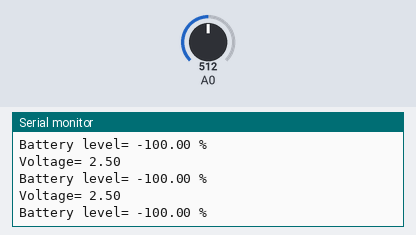
The sketch below on a simulated Arduino Uno, built with avr-gcc and run on an emulated ATmega328P. Parts: the last lines printed to the serial monitor. Inputs (shaded band) come from the test bench; at power-on: A0 = 512.

Above: at 1.3 s.
1.4 s: A0 set to 716
At 1.82 s:
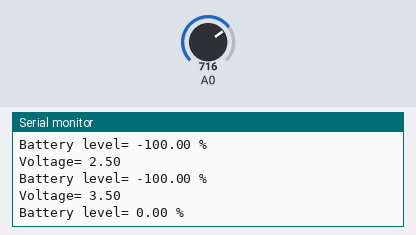
2.9 s: A0 set to 900
At 3.32 s:
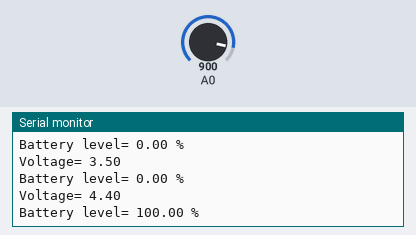
Timing chart, 0 to 5.9 s (numbered marks = the images above; inputs shaded):
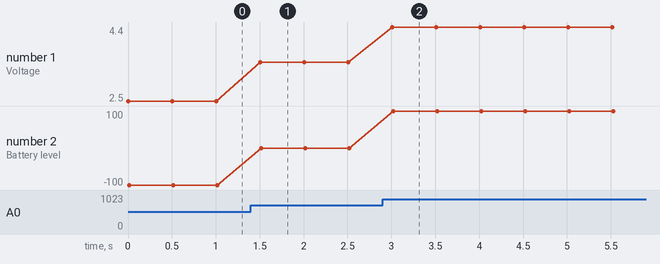

The sketch:

Battery.ino
```cpp
int value = 0;
float voltage;
float perc;

void setup(){
  Serial.begin(9600);
}

void loop(){
  value = analogRead(A0);
  voltage = value * 5.0/1023;
  perc = map(voltage, 3.6, 4.2, 0, 100);
  Serial.print("Voltage= ");
  Serial.println(voltage);
  Serial.print("Battery level= ");
  Serial.print(perc);
  Serial.println(" %");
  delay(500);
}
```

Measured:
- after the input at 1.4 s, the serial monitor: prints a new line after 0.10 s (image 1)
- after the input at 2.9 s, the serial monitor: prints a new line after 0.11 s (image 2)
- plotted number 1: 2.5 → 3.5 after the input at 1.4 s, 3.5 → 4.4 after the input at 2.9 s
- plotted number 2: -100 → 0 after the input at 1.4 s, 0 → 100 after the input at 2.9 s
